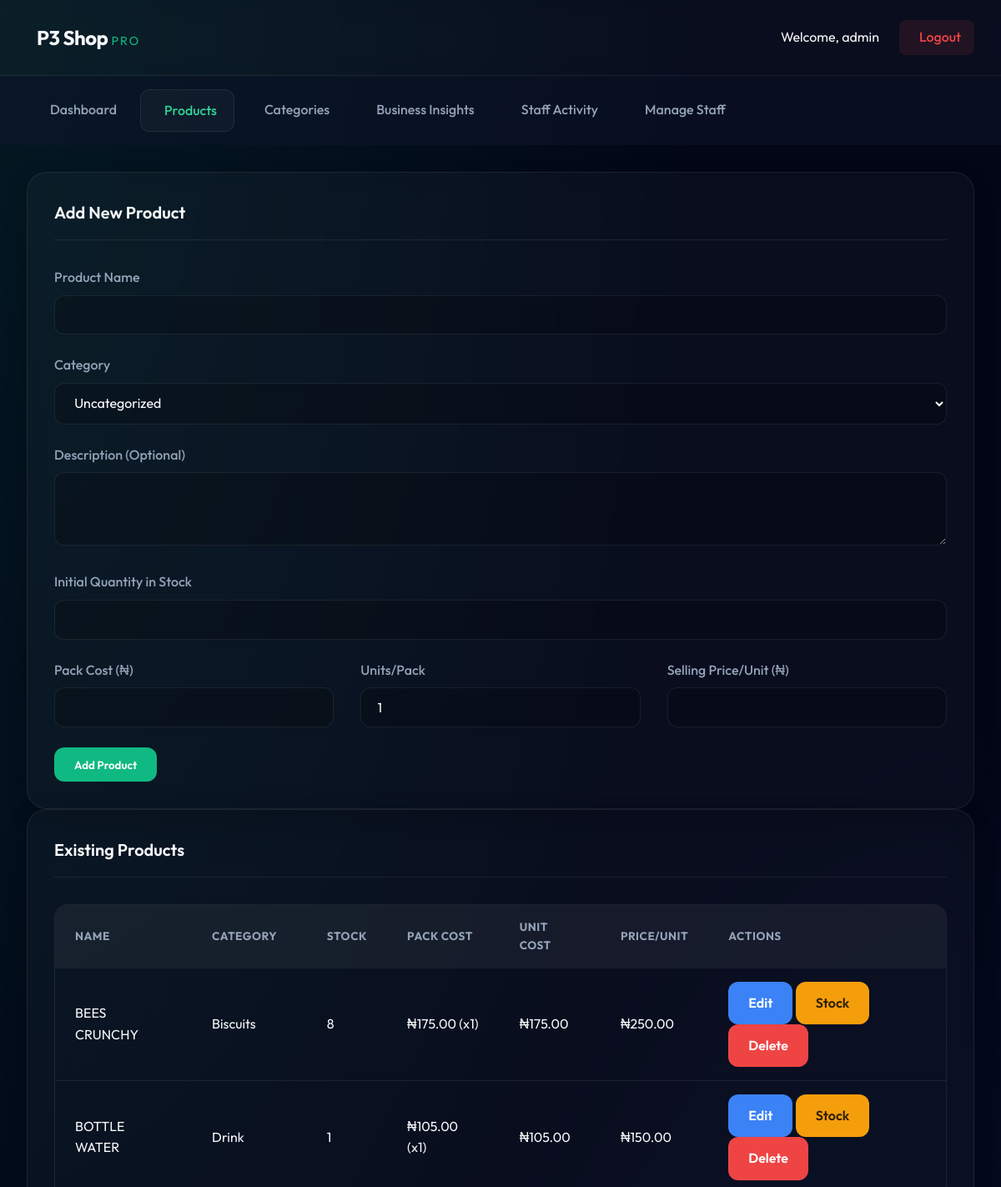
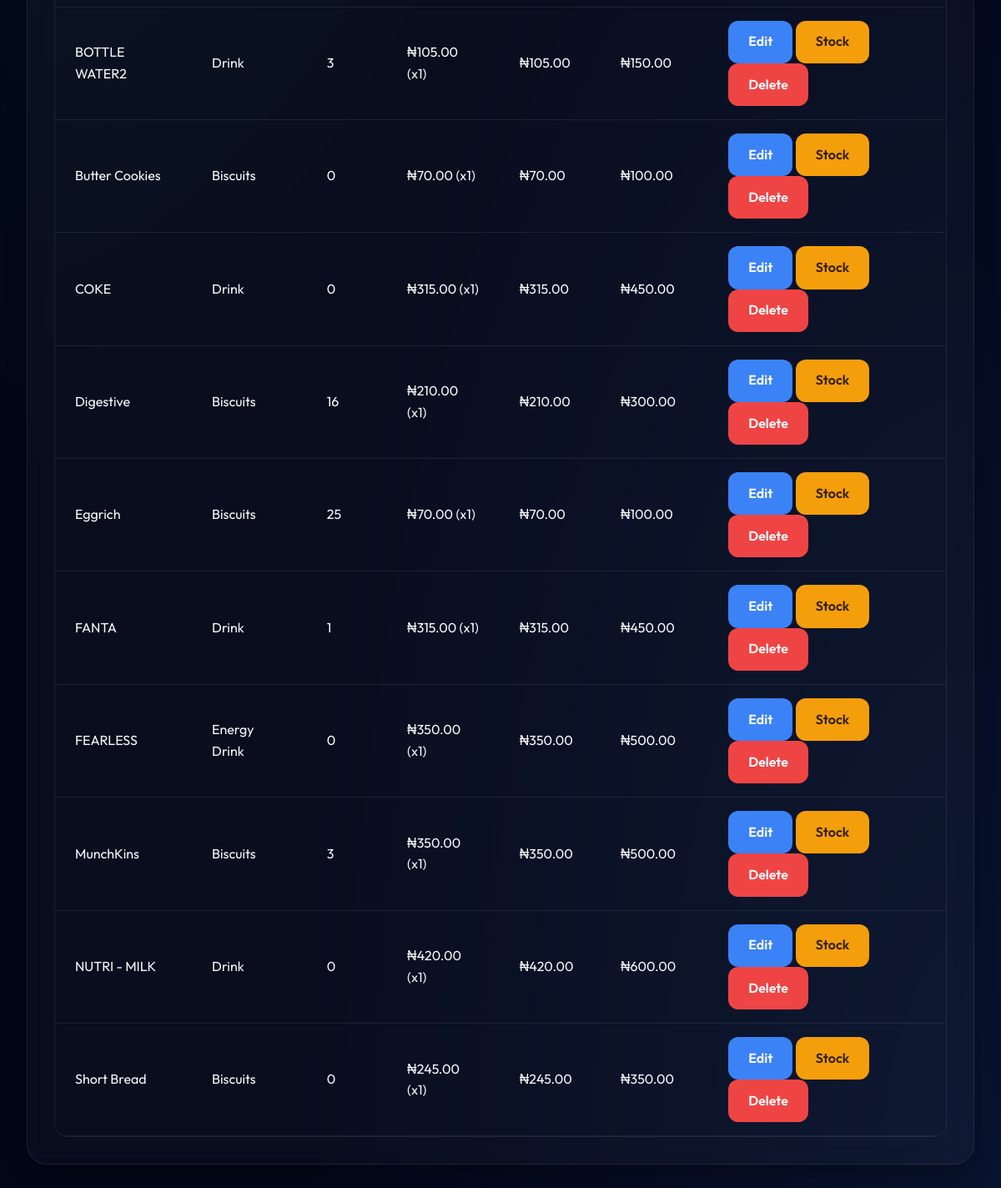
/admin/products.php (signed in), run on the app's committed database (2 pictures, top to bottom).
### tables this page shows
CREATE TABLE `products` (
  `id` int(11) NOT NULL,
  `name` varchar(100) NOT NULL,
  `description` text DEFAULT NULL,
  `quantity_in_stock` int(11) NOT NULL,
  `price` decimal(10,2) NOT NULL,
  `created_at` timestamp NOT NULL DEFAULT current_timestamp(),
  `category_id` int(11) DEFAULT NULL,
  `cost_price` decimal(10,2) DEFAULT 0.00,
  `units_per_pack` int(11) DEFAULT 1
);

CREATE TABLE `categories` (
  `id` int(11) NOT NULL,
  `name` varchar(100) NOT NULL
);

### admin/products.php (the view, shortened to what this page needs)
<?php
require_once '../includes/db.php';
$products = array();
$result = $conn->query("SELECT p.*, c.name as category_name FROM products p LEFT JOIN categories c ON p.category_id = c.id ORDER BY p.name ASC");
if ($result) {
    while ($row = $result->fetch_assoc()) {
        $products[] = $row;
    }
}
?>
<!DOCTYPE html>
<html lang="en">
<head>
    <link href="https://fonts.googleapis.com/css2?family=Poppins:wght@400;500;700&display=swap" rel="stylesheet"><link rel="stylesheet" href="../assets/css/style.css">
</head>
<body>
<?php include 'includes/navbar.php'; ?>
    <div class="container">
        <div class="card">
            <div class="card-header"><h2>Add New Product</h2></div>
            <form action="products.php" method="POST">
                <div class="form-group"><label for="name">Product Name</label><input type="text" id="name" name="name" required></div>
                <div class="form-group">
                    <label for="category_id">Category</label>
                    <select id="category_id" name="category_id">
                        <option value="0">Uncategorized</option>
                    </select>
                </div>
                <div class="form-group"><label for="description">Description (Optional)</label><textarea id="description" name="description" rows="3"></textarea></div>
                <div class="form-group"><label for="quantity">Initial Quantity in Stock</label><input type="number" id="quantity" name="quantity" required min="0"></div>
                <div class="grid-3">
                    <div class="form-group"><label for="cost_price">Pack Cost (₦)</label><input type="number" id="cost_price" name="cost_price" required min="0" step="0.01"></div>
                    <div class="form-group"><label for="units_per_pack">Units/Pack</label><input type="number" id="units_per_pack" name="units_per_pack" required min="1" value="1"></div>
                    <div class="form-group"><label for="price">Selling Price/Unit (₦)</label><input type="number" id="price" name="price" required min="0" step="0.01"></div>
                </div>
                <button type="submit" name="add_product" class="btn btn-primary">Add Product</button>
            </form>
        </div>
        <div class="card">
            <div class="card-header"><h2>Existing Products</h2></div>
            <div class="table-wrapper">
                <table class="content-table">
                    <thead><tr><th>Name</th><th>Category</th><th>Stock</th><th>Pack Cost</th><th>Unit Cost</th><th>Price/Unit</th><th>Actions</th></tr></thead>
                    <tbody>
                        <?php if (empty($products)): ?>
                            <tr><td colspan="4" style="text-align: center;">No products found. Add one above to get started.</td></tr>
                        <?php else: foreach ($products as $product): ?>
                            <tr>
                                <td data-label="Name"><?php echo htmlspecialchars($product['name']); ?></td>
                                <td data-label="Category"><?php echo $product['category_name'] ? htmlspecialchars($product['category_name']) : 'N/A'; ?></td>
                                <td data-label="Stock"><?php echo htmlspecialchars($product['quantity_in_stock']); ?></td>
                                <td data-label="Pack Cost">₦<?php echo htmlspecialchars(number_format($product['cost_price'], 2)); ?> (x<?php echo $product['units_per_pack']; ?>)</td>
                                <td data-label="Unit Cost">₦<?php echo htmlspecialchars(number_format($product['cost_price'] / $product['units_per_pack'], 2)); ?></td>
                                <td data-label="Price">₦<?php echo htmlspecialchars(number_format($product['price'], 2)); ?></td>
                                <td data-label="Actions" class="table-actions">
                                    <a href="edit_product.php?id=<?php echo $product['id']; ?>" class="btn btn-info">Edit</a>
                                    <a href="../update_stock.php?id=<?php echo $product['id']; ?>" class="btn btn-warning">Stock</a>
                                    <a href="delete_product.php?id=<?php echo $product['id']; ?>" class="btn btn-danger" onclick="return confirm('Are you sure you want to delete this product? This action cannot be undone.');">Delete</a>
                                </td>
                            </tr>
                        <?php endforeach; endif; ?>
                    </tbody>
                </table>
            </div>
        </div>
    </div>
</body>
</html>

### admin/includes/navbar.php (shortened to what this page needs)
<?php
$currentPage = basename($_SERVER['PHP_SELF']);
?>
<div class="header">
    <div class="header-logo">
        <h1>P3 Shop <span>Pro</span></h1>
    </div>
    <div class="header-user">
        <span><i class="ri-user-smile-line"></i> Welcome, <?php echo htmlspecialchars($_SESSION['username']); ?></span>
        <a href="../logout.php" class="logout-btn"><i class="ri-logout-box-r-line"></i> Logout</a>
    </div>
</div>
<nav class="main-nav">
    <ul>
        <li><a href="index.php" class="<?php echo $currentPage == 'index.php' ? 'active' : ''; ?>"><i class="ri-dashboard-line"></i> Dashboard</a></li>
        <li><a href="products.php" class="<?php echo $currentPage == 'products.php' ? 'active' : ''; ?>"><i class="ri-shopping-basket-2-line"></i> Products</a></li>
        <li><a href="manage_categories.php" class="<?php echo $currentPage == 'manage_categories.php' ? 'active' : ''; ?>"><i class="ri-price-tag-3-line"></i> Categories</a></li>
        <li><a href="summaries.php" class="<?php echo $currentPage == 'summaries.php' ? 'active' : ''; ?>"><i class="ri-bar-chart-2-line"></i> Business Insights</a></li>
        <li><a href="activity_log.php" class="<?php echo $currentPage == 'activity_log.php' ? 'active' : ''; ?>"><i class="ri-history-line"></i> Staff Activity</a></li>
        <li><a href="manage_staff.php" class="<?php echo $currentPage == 'manage_staff.php' ? 'active' : ''; ?>"><i class="ri-group-line"></i> Manage Staff</a></li>
    </ul>
</nav>

### assets/css/style.css (style rules this page uses)
:root { --primary: #10b981; --primary-dark: #059669; --primary-light: #34d399; --accent: #3b82f6; --danger: #ef4444; --warning: #f59e0b; --success: #10b981; --bg-dark: #042f2e; --bg-main: #020617; --glass-bg: rgba(255, 255, 255, 0.03); --glass-border: rgba(255, 255, 255, 0.08); --glass-hover: rgba(255, 255, 255, 0.06); --text-main: #f8fafc; --text-muted: #94a3b8; --card-shadow: 0 10px 30px -5px rgba(0, 0, 0, 0.3); }
* { margin: 0; padding: 0; box-sizing: border-box; font-family: 'Outfit', sans-serif; }
body { background: var(--bg-main); background-image: radial-gradient(at 0% 0%, rgba(16, 185, 129, 0.1) 0px, transparent 50%), radial-gradient(at 100% 100%, rgba(59, 130, 246, 0.1) 0px, transparent 50%); color: var(--text-main); min-height: 100vh; line-height: 1.6; }
.container { max-width: 1400px; margin: 0 auto; padding: 2rem; }
.header { display: flex; justify-content: space-between; align-items: center; padding: 1.5rem 2rem; background: var(--glass-bg); backdrop-filter: blur(12px); border-bottom: 1px solid var(--glass-border); position: sticky; top: 0; z-index: 1000; }
.header-logo { display: flex; align-items: center; gap: 0.75rem; }
.header-logo h1 { font-size: 1.5rem; font-weight: 700; letter-spacing: -0.5px; }
.header-logo span { color: var(--primary); font-weight: 400; font-size: 0.9rem; text-transform: uppercase; letter-spacing: 2px; }
.header-user { display: flex; align-items: center; gap: 1.5rem; }
.logout-btn { display: flex; align-items: center; gap: 0.5rem; padding: 0.5rem 1rem; background: rgba(239, 68, 68, 0.1); color: var(--danger); text-decoration: none; border-radius: 8px; font-weight: 500; transition: 0.3s; }
.main-nav { padding: 1rem 2rem; background: rgba(15, 23, 42, 0.5); }
.main-nav ul { list-style: none; display: flex; gap: 0.5rem; flex-wrap: wrap; }
.main-nav a { display: flex; align-items: center; gap: 0.5rem; color: var(--text-muted); text-decoration: none; padding: 0.75rem 1.25rem; border-radius: 12px; font-weight: 500; transition: 0.3s; }
.main-nav a:hover, .main-nav a.active { background: var(--glass-bg); color: var(--primary-light); border: 1px solid var(--glass-border); }
.grid-3 { display: grid; grid-template-columns: repeat(3, 1fr); gap: 2rem; }
.card { background: var(--glass-bg); backdrop-filter: blur(12px); border: 1px solid var(--glass-border); border-radius: 24px; padding: 2rem; box-shadow: var(--card-shadow); transition: 0.3s; }
.card-header { display: flex; justify-content: space-between; align-items: center; margin-bottom: 2rem; padding-bottom: 1rem; border-bottom: 1px solid var(--glass-border); }
.card-header h2 { font-size: 1.25rem; font-weight: 600; }
.table-wrapper { overflow-x: auto; border-radius: 16px; border: 1px solid var(--glass-border); }
.content-table { width: 100%; border-collapse: collapse; }
.content-table th { background: rgba(255, 255, 255, 0.05); padding: 1rem 1.5rem; text-align: left; font-size: 0.85rem; text-transform: uppercase; letter-spacing: 0.5px; color: var(--text-muted); }
.content-table td { padding: 1rem 1.5rem; border-bottom: 1px solid var(--glass-border); }
.form-group { margin-bottom: 1.5rem; }
.form-group label { display: block; margin-bottom: 0.5rem; font-weight: 500; color: var(--text-muted); }
.form-group input, .form-group select, .form-group textarea { width: 100%; padding: 0.8rem 1.2rem; background: rgba(0, 0, 0, 0.2); border: 1px solid var(--glass-border); border-radius: 12px; color: white; font-size: 1rem; outline: none; transition: 0.3s; }
.btn { padding: 0.8rem 1.5rem; border-radius: 12px; font-weight: 600; cursor: pointer; border: none; transition: 0.3s; text-decoration: none; display: inline-flex; align-items: center; gap: 0.5rem; }
.btn-primary { background: var(--primary); color: white; }
.btn-info { background: var(--accent); color: white; }
.btn-warning { background: var(--warning); color: rgba(0, 0, 0, 0.8); }
.btn-danger { background: var(--danger); color: white; }

### data on the page
products: name "BEES CRUNCHY", category.name "Biscuits", quantity_in_stock "8", cost_price "175.00", units_per_pack "1", $product['cost_price']/$product['units_per_pack'] "175.00", price "250.00"
products: name "BOTTLE WATER", category.name "Drink", quantity_in_stock "1", cost_price "105.00", units_per_pack "1", $product['cost_price']/$product['units_per_pack'] "105.00", price "150.00"
products: name "BOTTLE WATER2", category.name "Drink", quantity_in_stock "3", cost_price "105.00", units_per_pack "1", $product['cost_price']/$product['units_per_pack'] "105.00", price "150.00"
products: name "Butter Cookies", category.name "Biscuits", quantity_in_stock "0", cost_price "70.00", units_per_pack "1", $product['cost_price']/$product['units_per_pack'] "70.00", price "100.00"
products: name "COKE", category.name "Drink", quantity_in_stock "0", cost_price "315.00", units_per_pack "1", $product['cost_price']/$product['units_per_pack'] "315.00", price "450.00"
products: name "Digestive", category.name "Biscuits", quantity_in_stock "16", cost_price "210.00", units_per_pack "1", $product['cost_price']/$product['units_per_pack'] "210.00", price "300.00"
products: name "Eggrich", category.name "Biscuits", quantity_in_stock "25", cost_price "70.00", units_per_pack "1", $product['cost_price']/$product['units_per_pack'] "70.00", price "100.00"
products: name "FANTA", category.name "Drink", quantity_in_stock "1", cost_price "315.00", units_per_pack "1", $product['cost_price']/$product['units_per_pack'] "315.00", price "450.00"
products: name "FEARLESS", category.name "Energy Drink", quantity_in_stock "0", cost_price "350.00", units_per_pack "1", $product['cost_price']/$product['units_per_pack'] "350.00", price "500.00"
products: name "MunchKins", category.name "Biscuits", quantity_in_stock "3", cost_price "350.00", units_per_pack "1", $product['cost_price']/$product['units_per_pack'] "350.00", price "500.00"
products: name "NUTRI - MILK", category.name "Drink", quantity_in_stock "0", cost_price "420.00", units_per_pack "1", $product['cost_price']/$product['units_per_pack'] "420.00", price "600.00"
products: name "Short Bread", category.name "Biscuits", quantity_in_stock "0", cost_price "245.00", units_per_pack "1", $product['cost_price']/$product['units_per_pack'] "245.00", price "350.00"

### other printed values
$_SESSION['username'] "admin"
